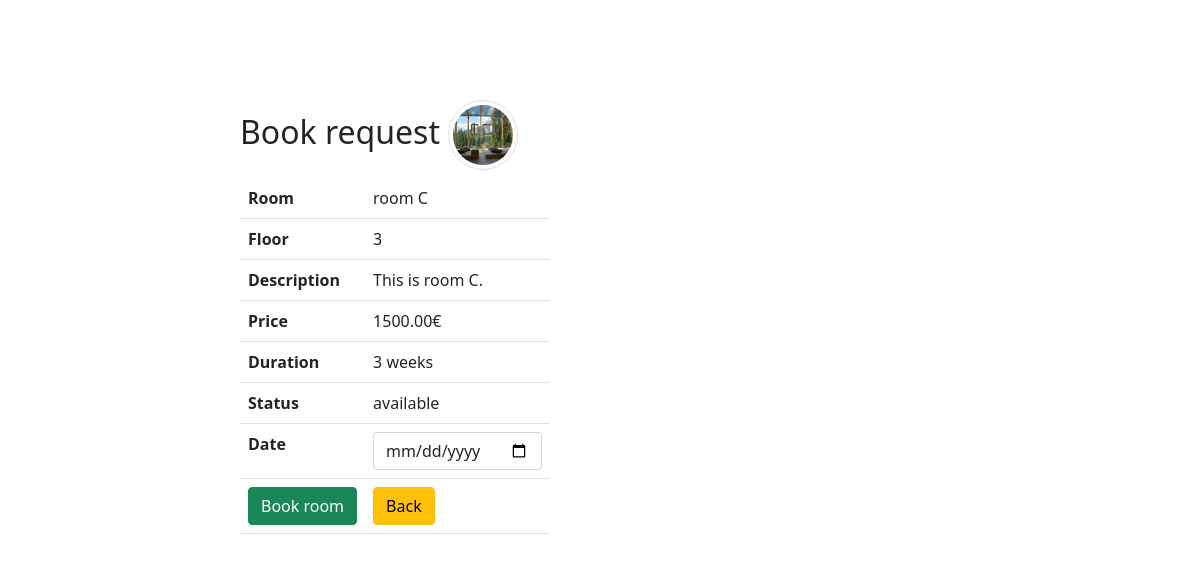
Before: /loginUser/products/book.php?id=3 (signed in) with the older database file.
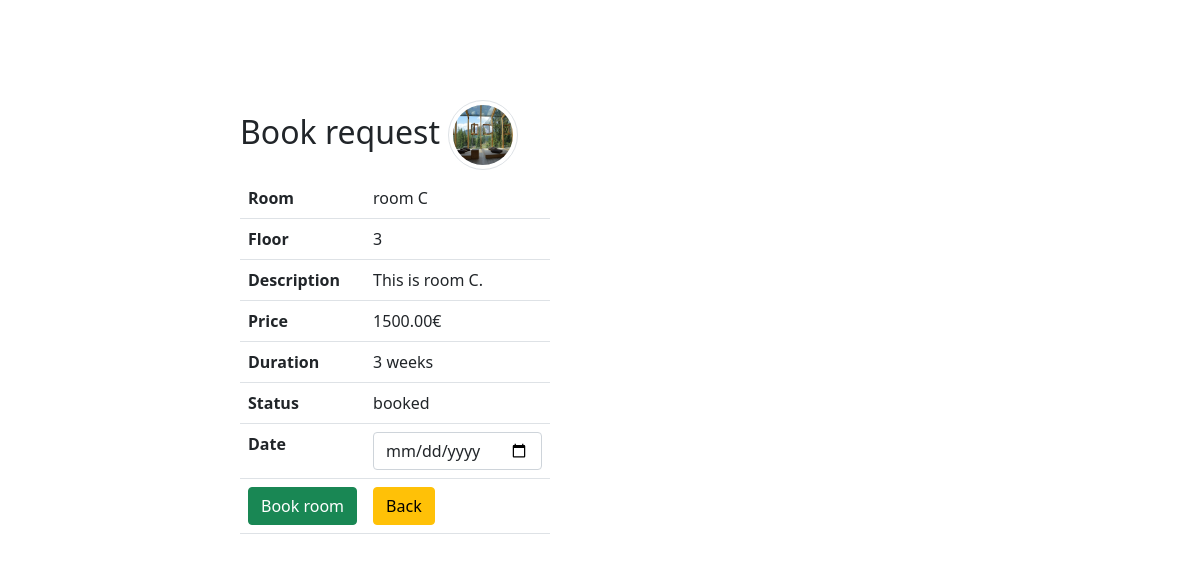
After: the same page with the newer database file.
### tables this page shows
CREATE TABLE `hotel` (
  `id` int(11) UNSIGNED NOT NULL,
  `room` varchar(100) NOT NULL,
  `floor` varchar(100) NOT NULL,
  `description` text DEFAULT '',
  `price` decimal(13,2) NOT NULL,
  `duration` int(10) DEFAULT 1,
  `picture` varchar(100) NOT NULL,
  `status` enum('available','booked') DEFAULT 'available'
);

### loginUser/components/db_connect.php (called while the page is built)
<?php
require_once "db_classes.php";
$localhost = "127.0.0.1";
$username = "root";
$password = "";
$dbname = "dbhotel";
$db = new Database($localhost, $username, $password, $dbname);

### loginUser/components/db_classes.php (called while the page is built, shortened)
<?php
class Database {
    protected $connection;
	protected $query;
	public function __construct($dbhost = 'localhost', $dbuser = 'root', $dbpass = '', $dbname = '', $charset = 'utf8') {
		$this->connection = new mysqli($dbhost, $dbuser, $dbpass, $dbname);
		$this->connection->set_charset($charset);
	}
    public function query($query) {
		if ($this->query = $this->connection->prepare($query)) {
            $this->query->execute();
        } else {
            $this->error('Unable to prepare MySQL statement (check your syntax) - ' . $this->connection->error);
        }
		return $this;
    }
	public function fetchArray() {
	    $params = array();
        $row = array();
	    $meta = $this->query->result_metadata();
	    while ($field = $meta->fetch_field()) {
	        $params[] = &$row[$field->name];
	    }
	    call_user_func_array(array($this->query, 'bind_result'), $params);
        $result = array();
		while ($this->query->fetch()) {
			foreach ($row as $key => $val) {
				$result[$key] = $val;
			}
		}
		return $result;
	}
    public function numRows() {
		$this->query->store_result();
		return $this->query->num_rows;
	}
}
?>

### loginUser/products/book.php (the view, shortened to what this page needs)
<?php
require_once '../components/db_connect.php';
$book_date = "";
if ($_GET) {
    $id = $_GET["id"];
    $sql = "SELECT * FROM hotel WHERE id = {$id}";
    $result = $db->query($sql);
    if ($result->numRows() == 1) {
        $data = $result->fetchArray();
        $room = $data['room'];
        $floor = $data["floor"];
        $description = $data["description"];
        $status = $data["status"];
        $price = $data['price'];
        $duration = $data["duration"];
        $weeks = ($duration == 1) ? "week" : "weeks";
        $picture = $data['picture'];
    } else {
        header("location: error.php");
    }
} else {
    header("location: error.php");
}
?>
<!DOCTYPE html>
<html>
    <head>
        <?php require_once '../components/boot.php'?>
    </head>
    <body>
        <fieldset>
            <legend class='h2'>Book request <img class='img-thumbnail rounded-circle' src='pictures/<?php echo $picture ?>' alt="<?php echo $room ?>"></legend>
            <form action="actions/a_book.php"  method="post" enctype="multipart/form-data">
                <table class="table d-flex">
                    <tr>
                        <th>Room</th>
                        <td><?php echo $room ?></td>
                    </tr>
                    <tr>
                        <th>Floor</th>
                        <td><?php echo $floor ?></td>
                    </tr>
                    <tr>
                        <th>Description</th>
                        <td><?php echo $description ?></td>
                    </tr>
                    <tr>
                        <th>Price</th>
                        <td><?php echo $price ?>&euro;</td>
                    </tr>
                    <tr>
                        <th>Duration</th>
                        <td><?php echo $duration." ".$weeks ?></td>
                    </tr>
                    <tr>
                        <th>Status</th>
                        <td>
                            <?php echo $status;?>
                        </td>
                    </tr>
                    <tr>
                        <th>Date</th>
                        <td>
                            <input class='form-control' type="date"  name="book_date" value ="<?php echo $book_date ?>"/>
                        </td>
                    </tr>
                    <tr>
                        <td><button class="btn btn-success" type= "submit" name="btn-book">Book room</button></td>
                        <td><a href= "index.php"><button class="btn btn-warning" type="button">Back</button></a></td>
                    </tr>
                </table>
            </form>
        </fieldset>
    </body>
</html>

Changed rows visible on the page:
changed hotel "room C": status "available" → "booked"
